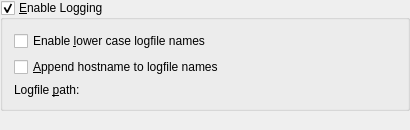
<ui version="4.0" >
 <comment>This program is free software; you can redistribute it and/or modify
it under the terms of the GNU General Public License as published by
the Free Software Foundation; either version 2 of the License, or
(at your option) any later version.</comment>
 <class>Log_Config</class>
 <widget class="QWidget" name="Log_Config" >
  <property name="geometry" >
   <rect>
    <x>0</x>
    <y>0</y>
    <width>410</width>
    <height>130</height>
   </rect>
  </property>
  <layout class="QGridLayout" >
   <property name="margin" >
    <number>0</number>
   </property>
   <item row="0" column="0" >
    <widget class="QGroupBox" name="kcfg_Log" >
     <property name="title" >
      <string>&amp;Enable Logging</string>
     </property>
     <property name="checkable" >
      <bool>true</bool>
     </property>
     <layout class="QGridLayout" >
      <item row="0" column="0" colspan="2" >
       <widget class="QCheckBox" name="kcfg_LowerLog" >
        <property name="text" >
         <string>Enable &amp;lower case logfile names</string>
        </property>
       </widget>
      </item>
      <item row="1" column="0" colspan="2" >
       <widget class="QCheckBox" name="kcfg_AddHostnameToLog" >
        <property name="text" >
         <string>&amp;Append hostname to logfile names</string>
        </property>
       </widget>
      </item>
      <item row="3" column="0" >
       <widget class="QLabel" name="textLabel1" >
        <property name="text" >
         <string>Logfile &amp;path:</string>
        </property>
        <property name="wordWrap" >
         <bool>false</bool>
        </property>
        <property name="buddy" >
         <cstring>kcfg_LogfilePath</cstring>
        </property>
       </widget>
      </item>
      <item row="3" column="1" >
       <widget class="KUrlRequester" name="kcfg_LogfilePath" >
        <property name="sizePolicy" >
         <sizepolicy vsizetype="Preferred" hsizetype="Expanding" >
          <horstretch>0</horstretch>
          <verstretch>0</verstretch>
         </sizepolicy>
        </property>
       </widget>
      </item>
     </layout>
    </widget>
   </item>
   <item row="1" column="0" >
    <spacer name="spacer1" >
     <property name="orientation" >
      <enum>Qt::Vertical</enum>
     </property>
     <property name="sizeType" >
      <enum>QSizePolicy::Expanding</enum>
     </property>
     <property name="sizeHint" stdset="0" >
      <size>
       <width>21</width>
       <height>10</height>
      </size>
     </property>
    </spacer>
   </item>
  </layout>
 </widget>
 <layoutdefault spacing="6" margin="11" />
 <layoutfunction spacing="KDialog::spacingHint" margin="KDialog::marginHint" />
 <customwidgets>
  <customwidget>
   <class>KUrlRequester</class>
   <extends>QFrame</extends>
   <header>kurlrequester.h</header>
  </customwidget>
 </customwidgets>
 <tabstops>
  <tabstop>kcfg_LowerLog</tabstop>
  <tabstop>kcfg_AddHostnameToLog</tabstop>
  <tabstop>kcfg_LogfilePath</tabstop>
 </tabstops>
 <includes>
  <include location="local" >kurlrequester.h</include>
  <include location="local" >klineedit.h</include>
  <include location="local" >kpushbutton.h</include>
 </includes>
 <resources/>
 <connections/>
</ui>
